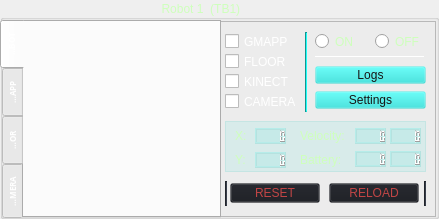
   <widget class="QGroupBox" name="robot_TB1">
    <property name="enabled">
     <bool>true</bool>
    </property>
    <property name="geometry">
     <rect>
      <x>150</x>
      <y>10</y>
      <width>439</width>
      <height>219</height>
     </rect>
    </property>
    <property name="styleSheet">
     <string notr="true">
color: rgb(206, 255, 188);</string>
    </property>
    <property name="title">
     <string>                                                Robot 1  (TB1)</string>
    </property>
    <widget class="QFrame" name="options_TB1">
     <property name="geometry">
      <rect>
       <x>215</x>
       <y>21</y>
       <width>221</width>
       <height>196</height>
      </rect>
     </property>
     <property name="styleSheet">
      <string notr="true"/>
     </property>
     <property name="frameShape">
      <enum>QFrame::StyledPanel</enum>
     </property>
     <property name="frameShadow">
      <enum>QFrame::Raised</enum>
     </property>
     <widget class="Line" name="line_TB1_1">
      <property name="geometry">
       <rect>
        <x>90</x>
        <y>11</y>
        <width>2</width>
        <height>80</height>
       </rect>
      </property>
      <property name="styleSheet">
       <string notr="true">background: #1DDED8;</string>
      </property>
      <property name="orientation">
       <enum>Qt::Vertical</enum>
      </property>
     </widget>
     <widget class="QPushButton" name="configure_TB1_Button">
      <property name="geometry">
       <rect>
        <x>100</x>
        <y>70</y>
        <width>111</width>
        <height>18</height>
       </rect>
      </property>
      <property name="cursor">
       <cursorShape>PointingHandCursor</cursorShape>
      </property>
      <property name="toolTip">
       <string>Opens the Settings for Robot 1 (TB1)</string>
      </property>
      <property name="toolTipDuration">
       <number>3000</number>
      </property>
      <property name="styleSheet">
       <string notr="true">background: rgba(29, 222, 216, 0.1);
color: rgb(22, 22, 22)</string>
      </property>
      <property name="text">
       <string>Settings</string>
      </property>
     </widget>
     <widget class="QPushButton" name="logs_TB1_Button">
      <property name="geometry">
       <rect>
        <x>100</x>
        <y>45</y>
        <width>111</width>
        <height>18</height>
       </rect>
      </property>
      <property name="cursor">
       <cursorShape>PointingHandCursor</cursorShape>
      </property>
      <property name="toolTip">
       <string>Open the Logs for Robot 1 (TB1)</string>
      </property>
      <property name="toolTipDuration">
       <number>3000</number>
      </property>
      <property name="styleSheet">
       <string notr="true">background: rgba(29, 222, 216, 0.1);
color: rgb(22, 22, 22)</string>
      </property>
      <property name="text">
       <string>Logs</string>
      </property>
     </widget>
     <widget class="QCheckBox" name="floor_TB1_Show">
      <property name="geometry">
       <rect>
        <x>10</x>
        <y>30</y>
        <width>61</width>
        <height>21</height>
       </rect>
      </property>
      <property name="cursor">
       <cursorShape>PointingHandCursor</cursorShape>
      </property>
      <property name="toolTip">
       <string>Shows the Floor Map</string>
      </property>
      <property name="toolTipDuration">
       <number>3000</number>
      </property>
      <property name="styleSheet">
       <string notr="true">color: white;</string>
      </property>
      <property name="text">
       <string>FLOOR</string>
      </property>
     </widget>
     <widget class="QCheckBox" name="kinect_TB1_Show">
      <property name="geometry">
       <rect>
        <x>10</x>
        <y>50</y>
        <width>71</width>
        <height>21</height>
       </rect>
      </property>
      <property name="cursor">
       <cursorShape>PointingHandCursor</cursorShape>
      </property>
      <property name="toolTip">
       <string>Shows the Kinect Camera</string>
      </property>
      <property name="toolTipDuration">
       <number>3000</number>
      </property>
      <property name="styleSheet">
       <string notr="true">color: white;</string>
      </property>
      <property name="text">
       <string>KINECT</string>
      </property>
     </widget>
     <widget class="QCheckBox" name="gmapp_TB1_Show">
      <property name="geometry">
       <rect>
        <x>10</x>
        <y>10</y>
        <width>71</width>
        <height>21</height>
       </rect>
      </property>
      <property name="cursor">
       <cursorShape>PointingHandCursor</cursorShape>
      </property>
      <property name="toolTip">
       <string>Shows the GMAPP</string>
      </property>
      <property name="toolTipDuration">
       <number>3000</number>
      </property>
      <property name="styleSheet">
       <string notr="true">color: white;</string>
      </property>
      <property name="text">
       <string>GMAPP</string>
      </property>
     </widget>
     <widget class="QCheckBox" name="camera_TB1_Show">
      <property name="geometry">
       <rect>
        <x>10</x>
        <y>70</y>
        <width>71</width>
        <height>21</height>
       </rect>
      </property>
      <property name="cursor">
       <cursorShape>PointingHandCursor</cursorShape>
      </property>
      <property name="toolTip">
       <string>Shows the Notebook Camera</string>
      </property>
      <property name="styleSheet">
       <string notr="true">color: white;</string>
      </property>
      <property name="text">
       <string>CAMERA</string>
      </property>
     </widget>
     <widget class="QRadioButton" name="on_TB1_Viewer">
      <property name="geometry">
       <rect>
        <x>100</x>
        <y>10</y>
        <width>51</width>
        <height>21</height>
       </rect>
      </property>
      <property name="cursor">
       <cursorShape>PointingHandCursor</cursorShape>
      </property>
      <property name="toolTip">
       <string>Turn Viewer On</string>
      </property>
      <property name="toolTipDuration">
       <number>3000</number>
      </property>
      <property name="text">
       <string>ON</string>
      </property>
     </widget>
     <widget class="QRadioButton" name="off_TB1_Viewer">
      <property name="geometry">
       <rect>
        <x>160</x>
        <y>10</y>
        <width>51</width>
        <height>21</height>
       </rect>
      </property>
      <property name="cursor">
       <cursorShape>PointingHandCursor</cursorShape>
      </property>
      <property name="toolTip">
       <string>Turn Viewer Off</string>
      </property>
      <property name="toolTipDuration">
       <number>3000</number>
      </property>
      <property name="text">
       <string>OFF</string>
      </property>
     </widget>
     <widget class="Line" name="line_TB1_2">
      <property name="geometry">
       <rect>
        <x>100</x>
        <y>35</y>
        <width>110</width>
        <height>1</height>
       </rect>
      </property>
      <property name="styleSheet">
       <string notr="true"/>
      </property>
      <property name="orientation">
       <enum>Qt::Horizontal</enum>
      </property>
     </widget>
     <widget class="QPushButton" name="reload_TB1">
      <property name="geometry">
       <rect>
        <x>114</x>
        <y>162</y>
        <width>90</width>
        <height>20</height>
       </rect>
      </property>
      <property name="cursor">
       <cursorShape>PointingHandCursor</cursorShape>
      </property>
      <property name="toolTip">
       <string>Reload the Viewer</string>
      </property>
      <property name="toolTipDuration">
       <number>3000</number>
      </property>
      <property name="styleSheet">
       <string notr="true">color: rgb(193, 69, 69);
font: 75 9pt &quot;Clean&quot;;
background: rgba(25, 27, 33, 0.2);</string>
      </property>
      <property name="text">
       <string>RELOAD</string>
      </property>
     </widget>
     <widget class="Line" name="line_TB1_4">
      <property name="geometry">
       <rect>
        <x>209</x>
        <y>160</y>
        <width>2</width>
        <height>25</height>
       </rect>
      </property>
      <property name="styleSheet">
       <string notr="true">background: #313640;</string>
      </property>
      <property name="orientation">
       <enum>Qt::Vertical</enum>
      </property>
     </widget>
     <widget class="Line" name="line_TB1_3">
      <property name="geometry">
       <rect>
        <x>10</x>
        <y>160</y>
        <width>2</width>
        <height>25</height>
       </rect>
      </property>
      <property name="styleSheet">
       <string notr="true">background: #313640;</string>
      </property>
      <property name="orientation">
       <enum>Qt::Vertical</enum>
      </property>
     </widget>
     <widget class="QPushButton" name="reset_TB1">
      <property name="geometry">
       <rect>
        <x>15</x>
        <y>162</y>
        <width>90</width>
        <height>20</height>
       </rect>
      </property>
      <property name="cursor">
       <cursorShape>PointingHandCursor</cursorShape>
      </property>
      <property name="toolTip">
       <string>Reset the Viewer</string>
      </property>
      <property name="toolTipDuration">
       <number>3000</number>
      </property>
      <property name="styleSheet">
       <string notr="true">color: rgb(193, 69, 69);
font: 75 9pt &quot;Clean&quot;;
background: rgba(25, 27, 33, 0.2);</string>
      </property>
      <property name="text">
       <string>RESET</string>
      </property>
     </widget>
     <widget class="QFrame" name="valuesTB1Frame">
      <property name="geometry">
       <rect>
        <x>10</x>
        <y>100</y>
        <width>201</width>
        <height>51</height>
       </rect>
      </property>
      <property name="toolTip">
       <string>Shows Robot 1 (TB1) Data</string>
      </property>
      <property name="toolTipDuration">
       <number>3000</number>
      </property>
      <property name="styleSheet">
       <string notr="true">background: rgba(29, 222, 216, 0.1);</string>
      </property>
      <property name="frameShape">
       <enum>QFrame::StyledPanel</enum>
      </property>
      <property name="frameShadow">
       <enum>QFrame::Raised</enum>
      </property>
      <widget class="QLCDNumber" name="x_TB1_Value">
       <property name="geometry">
        <rect>
         <x>30</x>
         <y>7</y>
         <width>31</width>
         <height>16</height>
        </rect>
       </property>
      </widget>
      <widget class="QLabel" name="x_TB1_Label">
       <property name="geometry">
        <rect>
         <x>10</x>
         <y>7</y>
         <width>16</width>
         <height>16</height>
        </rect>
       </property>
       <property name="styleSheet">
        <string notr="true">background: transparent;
color: rgb(206, 255, 188);</string>
       </property>
       <property name="text">
        <string>X:</string>
       </property>
      </widget>
      <widget class="QLabel" name="y_TB1_Label">
       <property name="geometry">
        <rect>
         <x>10</x>
         <y>31</y>
         <width>16</width>
         <height>16</height>
        </rect>
       </property>
       <property name="styleSheet">
        <string notr="true">background: transparent;
color: rgb(206, 255, 188);</string>
       </property>
       <property name="text">
        <string>Y:</string>
       </property>
      </widget>
      <widget class="QLCDNumber" name="y_TB1_Value">
       <property name="geometry">
        <rect>
         <x>30</x>
         <y>31</y>
         <width>31</width>
         <height>16</height>
        </rect>
       </property>
      </widget>
      <widget class="QLabel" name="velocity_TB1_Label">
       <property name="geometry">
        <rect>
         <x>75</x>
         <y>7</y>
         <width>61</width>
         <height>16</height>
        </rect>
       </property>
       <property name="styleSheet">
        <string notr="true">background: transparent;
color: rgb(206, 255, 188);</string>
       </property>
       <property name="text">
        <string>Velocity:</string>
       </property>
      </widget>
      <widget class="QLCDNumber" name="linear_TB1_Value">
       <property name="geometry">
        <rect>
         <x>130</x>
         <y>7</y>
         <width>31</width>
         <height>16</height>
        </rect>
       </property>
      </widget>
      <widget class="QLabel" name="battery_TB1_Label">
       <property name="geometry">
        <rect>
         <x>75</x>
         <y>31</y>
         <width>61</width>
         <height>16</height>
        </rect>
       </property>
       <property name="styleSheet">
        <string notr="true">background: transparent;
color: rgb(206, 255, 188);</string>
       </property>
       <property name="text">
        <string>Battery:</string>
       </property>
      </widget>
      <widget class="QLCDNumber" name="turtleBat_TB1_Value">
       <property name="geometry">
        <rect>
         <x>130</x>
         <y>30</y>
         <width>31</width>
         <height>16</height>
        </rect>
       </property>
      </widget>
      <widget class="QLCDNumber" name="noteBat_TB1_Value">
       <property name="geometry">
        <rect>
         <x>165</x>
         <y>30</y>
         <width>31</width>
         <height>16</height>
        </rect>
       </property>
      </widget>
      <widget class="QLCDNumber" name="angular_TB1_Value">
       <property name="geometry">
        <rect>
         <x>165</x>
         <y>7</y>
         <width>31</width>
         <height>16</height>
        </rect>
       </property>
      </widget>
     </widget>
    </widget>
    <widget class="QTabWidget" name="viewer_TB1">
     <property name="geometry">
      <rect>
       <x>0</x>
       <y>20</y>
       <width>221</width>
       <height>198</height>
      </rect>
     </property>
     <property name="font">
      <font>
       <family>Tlwg Typist</family>
       <pointsize>6</pointsize>
       <weight>75</weight>
       <bold>true</bold>
      </font>
     </property>
     <property name="cursor">
      <cursorShape>PointingHandCursor</cursorShape>
     </property>
     <property name="layoutDirection">
      <enum>Qt::LeftToRight</enum>
     </property>
     <property name="styleSheet">
      <string notr="true">color: white;</string>
     </property>
     <property name="tabPosition">
      <enum>QTabWidget::West</enum>
     </property>
     <property name="tabShape">
      <enum>QTabWidget::Rounded</enum>
     </property>
     <property name="currentIndex">
      <number>0</number>
     </property>
     <property name="elideMode">
      <enum>Qt::ElideLeft</enum>
     </property>
     <widget class="QWidget" name="kinnect_TB1_Screen">
      <property name="toolTip">
       <string>Image from the Kinnect</string>
      </property>
      <attribute name="title">
       <string>ROBOT</string>
      </attribute>
     </widget>
     <widget class="QWidget" name="gmapp_TB1_Screen">
      <attribute name="title">
       <string>GMAPP</string>
      </attribute>
     </widget>
     <widget class="QWidget" name="floor_TB1_Screen">
      <attribute name="title">
       <string>FLOOR</string>
      </attribute>
     </widget>
     <widget class="QWidget" name="camera_TB1_Screen">
      <attribute name="title">
       <string>CAMERA</string>
      </attribute>
     </widget>
    </widget>
   </widget>
